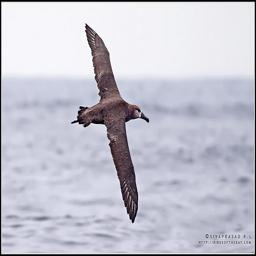
#> input picture Black_Footed_Albatross_0009_34.jpg, 256 x 256 px
$ python superpixel_saliency.py
#> lines starting #> are read from the running program, lines starting #| are printed output that depends on the picture; after the words box and inside, x2 and y2 are one past the last pixel; in counts of white or black regions, pixels touching at a corner belong together
import matplotlib.pyplot as plt
import numpy as np
import math
from tqdm.notebook import tqdm


import skimage.io
from skimage.segmentation import slic
from skimage.segmentation import mark_boundaries
from skimage import measure
from skimage.color import label2rgb


# read image
image = skimage.io.imread(fname="Black_Footed_Albatross_0009_34.jpg")
#> image is the input picture: shape (256, 256, 3); mean R, G, B 196.8, 196.5, 208.4


## find slic superpixels for the image
segments_slic = slic(image, n_segments=250, sigma=1, start_label=1)
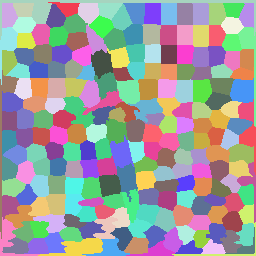
#> segments_slic: shape (256, 256) int64; 212 distinct labels, from 1 to 212; one colour per label, 0 black


## show the boundaries of the super pixels
plt.imshow(mark_boundaries(image, segments_slic))
plt.show()
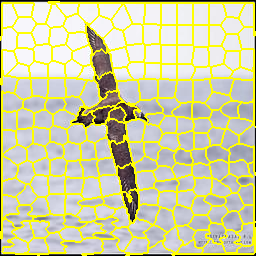
#> shown: shape (256, 256, 3) float64; mean R, G, B 0.821, 0.821, 0.637


## show the superpixels as the average intensity
plt.imshow(label2rgb(segments_slic, image, kind='avg')/255)
plt.show()
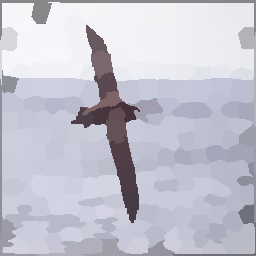
#> shown: shape (256, 256, 3) float64; mean R, G, B 0.77, 0.769, 0.815

## find proporties for each region/super-pixel
regions = measure.regionprops(segments_slic, intensity_image=image)
#> regions = 212 regions; largest, box (x1, y1, x2, y2) and area: (0, 0, 256, 40) 1219, (38, 238, 103, 256) 641, (0, 70, 19, 239) 548, (230, 78, 254, 103) 500, (238, 27, 256, 127) 487


## [r.centroid for r in regions] --> centroid for each super pixel
## [r.mean_intensity for r in regions] --> mean colour for each super pixel


superpixel_saliency_dict = {}   ## store the saliency value for each super pixel

## iterate over each super pixel
#> (the run stopped early here; a loop or call above may not have finished)
